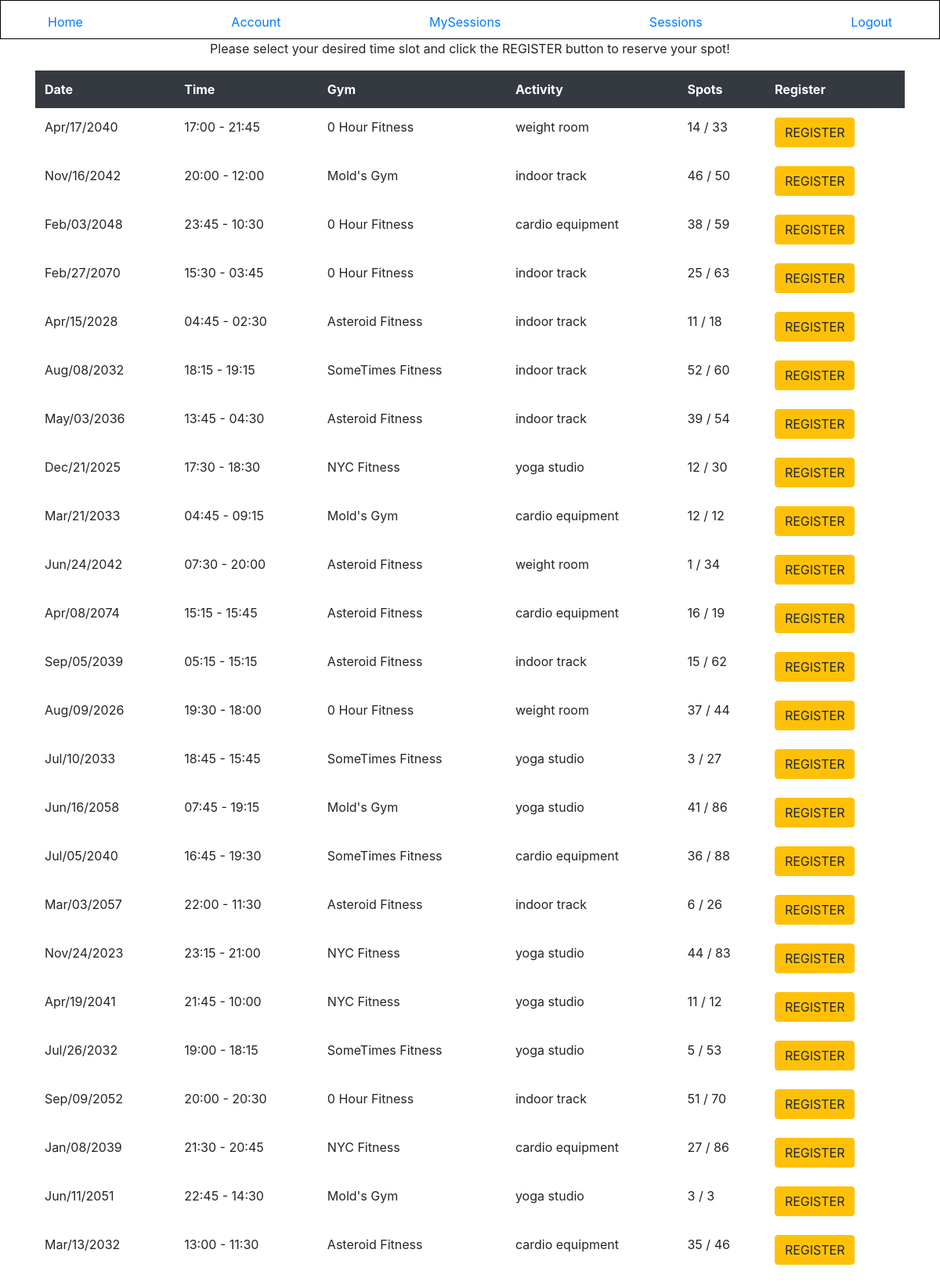
Page /sessions (signed in, upper part) on the committed database.
### gym_reservation/models/gym_session.py (models this page shows, shortened)
class GymSession(db.Model):
    id = db.Column(db.Integer, primary_key=True)
    time_start = db.Column(db.DateTime, nullable=False, default=datetime.utcnow)
    time_end = db.Column(db.DateTime, nullable=False, default=datetime.utcnow)
    gym_id = db.Column(db.Integer, db.ForeignKey("gym.id"), nullable=False)
    capacity = db.Column(db.Integer, nullable=False)
    spots_remaining = db.Column(db.Integer, nullable=False)
    activity = db.Column(db.String, nullable=False)

### gym_reservation/models/gym.py (models this page shows, shortened)
class Gym(db.Model):
    id = db.Column(db.Integer, primary_key=True)
    name = db.Column(db.String(20), unique=True, nullable=False)
    address = db.Column(db.String(120), nullable=False)
    phone = db.Column(db.String(12), nullable=False)
    email = db.Column(db.String(120), unique=True, nullable=False)
    sessions = db.relationship("GymSession")

### gym_reservation/sessions/routes.py (the view)
@sessions.route("/sessions", methods=["GET", "POST"])
def gym_sessions():
    gyms = Gym.query.all()
    user_sessions = db.session\
    .query(UserSession)\
    .filter(UserSession.user_id == current_user.id)\
    .all()
    registered_session_ids = [s.session_id for s in user_sessions]
    gyms_and_sessions = db.session\
    .query(GymSession)\
    .filter(~GymSession.id.in_(registered_session_ids))\
    .filter(GymSession.time_start >= datetime.now())\
    .filter(GymSession.spots_remaining > 0)\
    .join(Gym)
    return render_template("sessions.html", title="Sessions", sessions=gyms_and_sessions, gyms=gyms)

### gym_reservation/models/user.py (called while the page is built)
@login_manager.user_loader
def load_user(user_id):
    return User.query.get(int(user_id))

### gym_reservation/templates/sessions.html
{% extends "layout.html" %}
{% block content %}
    <p class="text-center">Please select your desired time slot and click the REGISTER button to reserve your spot!</p>
    <table style="width:100%" class="table table-hover table-borderless">
        <thead class="thead-dark">
            <tr>
                <th>Date</th>
                <th>Time</th>
                <th>Gym</th>
                <th>Activity</th>
                <th>Spots</th>
                <th>Register</th>
            </tr>
        </thead>
        <tbody>
            {% for session in sessions %}
                <tr>
                    <td>{{ session.time_start.strftime("%b/%d/%Y") }}</td>
                    <td>{{ session.time_start.strftime("%H:%M") }} - {{ session.time_end.strftime("%H:%M") }}</td>
                    {% for gym in gyms %}
                        {% if session.gym_id == gym.id %}
                            <td>{{ gym.name }}</td>
                        {% endif %}
                    {% endfor %}
                    <td>{{ session.activity }}</td>
                    <td>{{ session.spots_remaining}} / {{ session.capacity }}</td>
                    <td>
                        <a href="{{ url_for("sessions.register_session", id=session.id) }}"><button class="btn btn-warning">REGISTER</button></a>
                    </td>
                </tr>
            {% endfor %}
        </tbody>
    </table>
{% endblock content %}

### rows in the picture
GymSession: time_start "Apr/17/2040", time_start "17:00", time_end "21:45", activity "weight room", spots_remaining "14", capacity "33"
Gym: name "0 Hour Fitness"
GymSession: time_start "Nov/16/2042", time_start "20:00", time_end "12:00", activity "indoor track", spots_remaining "46", capacity "50"
Gym: name "Mold's Gym"
GymSession: time_start "Feb/03/2048", time_start "23:45", time_end "10:30", activity "cardio equipment", spots_remaining "38", capacity "59"
GymSession: time_start "Feb/27/2070", time_start "15:30", time_end "03:45", activity "indoor track", spots_remaining "25", capacity "63"
GymSession: time_start "Apr/15/2028", time_start "04:45", time_end "02:30", activity "indoor track", spots_remaining "11", capacity "18"
Gym: name "Asteroid Fitness"
GymSession: time_start "Aug/08/2032", time_start "18:15", time_end "19:15", activity "indoor track", spots_remaining "52", capacity "60"
Gym: name "SomeTimes Fitness"
GymSession: time_start "May/03/2036", time_start "13:45", time_end "04:30", activity "indoor track", spots_remaining "39", capacity "54"
GymSession: time_start "Dec/21/2025", time_start "17:30", time_end "18:30", activity "yoga studio", spots_remaining "12", capacity "30"
Gym: name "NYC Fitness"
GymSession: time_start "Mar/21/2033", time_start "04:45", time_end "09:15", activity "cardio equipment", spots_remaining "12", capacity "12"
GymSession: time_start "Jun/24/2042", time_start "07:30", time_end "20:00", activity "weight room", spots_remaining "1", capacity "34"
GymSession: time_start "Apr/08/2074", time_start "15:15", time_end "15:45", activity "cardio equipment", spots_remaining "16", capacity "19"
GymSession: time_start "Sep/05/2039", time_start "05:15", time_end "15:15", activity "indoor track", spots_remaining "15", capacity "62"
GymSession: time_start "Aug/09/2026", time_start "19:30", time_end "18:00", activity "weight room", spots_remaining "37", capacity "44"
GymSession: time_start "Jul/10/2033", time_start "18:45", time_end "15:45", activity "yoga studio", spots_remaining "3", capacity "27"
GymSession: time_start "Jun/16/2058", time_start "07:45", time_end "19:15", activity "yoga studio", spots_remaining "41", capacity "86"
GymSession: time_start "Jul/05/2040", time_start "16:45", time_end "19:30", activity "cardio equipment", spots_remaining "36", capacity "88"
GymSession: time_start "Mar/03/2057", time_start "22:00", time_end "11:30", activity "indoor track", spots_remaining "6", capacity "26"
GymSession: time_start "Nov/24/2023", time_start "23:15", time_end "21:00", activity "yoga studio", spots_remaining "44", capacity "83"
GymSession: time_start "Apr/19/2041", time_start "21:45", time_end "10:00", activity "yoga studio", spots_remaining "11", capacity "12"
GymSession: time_start "Jul/26/2032", time_start "19:00", time_end "18:15", activity "yoga studio", spots_remaining "5", capacity "53"
GymSession: time_start "Sep/09/2052", time_start "20:00", time_end "20:30", activity "indoor track", spots_remaining "51", capacity "70"
GymSession: time_start "Jan/08/2039", time_start "21:30", time_end "20:45", activity "cardio equipment", spots_remaining "27", capacity "86"
GymSession: time_start "Jun/11/2051", time_start "22:45", time_end "14:30", activity "yoga studio", spots_remaining "3", capacity "3"
GymSession: time_start "Mar/13/2032", time_start "13:00", time_end "11:30", activity "cardio equipment", spots_remaining "35", capacity "46"
